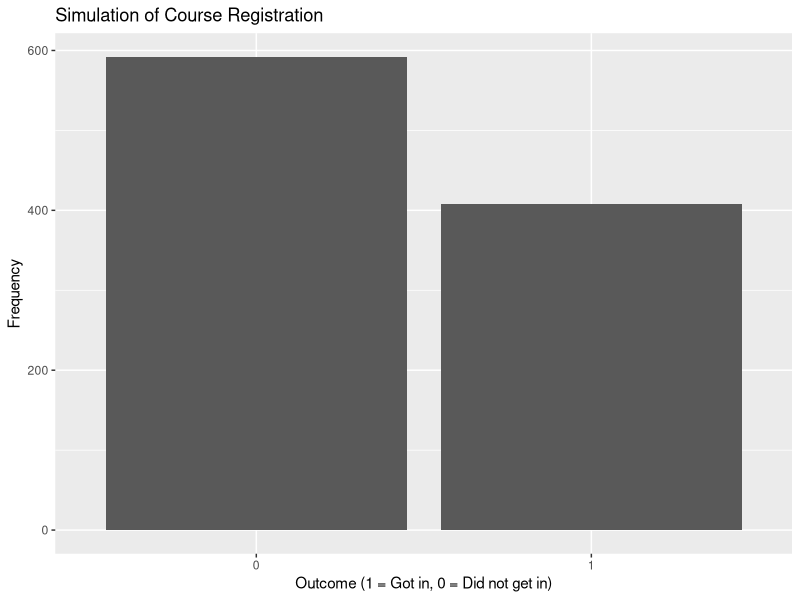

Generate this figure with R:
## ---- chunk 1
simulate_registration <- function(class_size, num_students, priority_weight = NULL) {
  if (!is.null(priority_weight)) {
    priority <- sample(1:num_students, num_students, replace = TRUE, prob = priority_weight)
    priority_order <- order(priority)
  } else {
    priority_order <- sample(1:num_students)
  }

registered_students <- priority_order[1:class_size]
return(ifelse(1 %in% registered_students, TRUE, FALSE))
}
## ---- chunk 2
library(purrr)

class_size <- 20
num_students <- 50
num_simulations <- 1000
priority_weight <- c(rep(0.4, 10), rep(0.3, 10), rep(0.2, 10), rep(0.1, 20))

results <- map_int(1:num_simulations, ~ simulate_registration(class_size = class_size, num_students = num_students, priority_weight = priority_weight))

num_true <- sum(results == 1)
probability <- num_true / num_simulations

print(paste("Probability that student #1 gets a spot:", probability))
## ---- chunk 3
library(ggplot2)

data <- data.frame(
  Trial = 1:num_simulations,
  Outcome = as.factor(results)
)

ggplot(data, aes(x = Outcome)) +
  geom_bar() +
  labs(title = "Simulation of Course Registration",
       x = "Outcome (1 = Got in, 0 = Did not get in)",
       y = "Frequency") 
